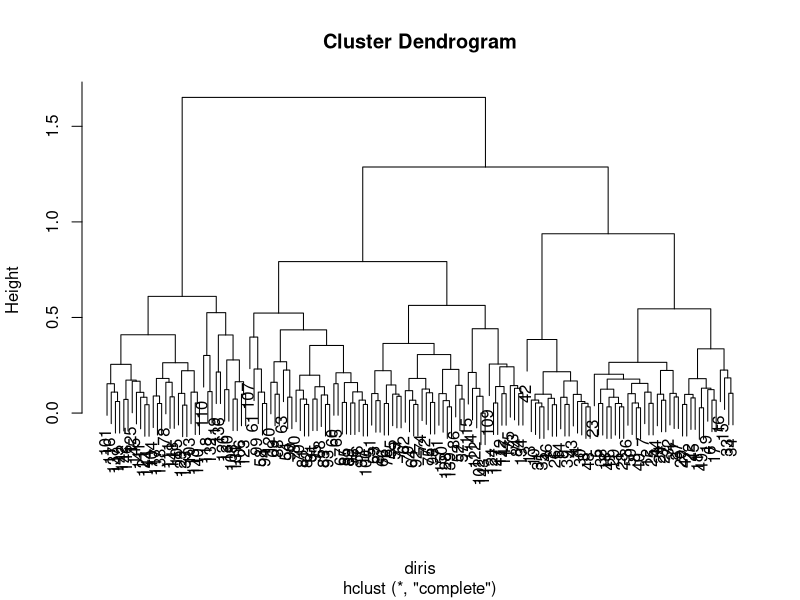
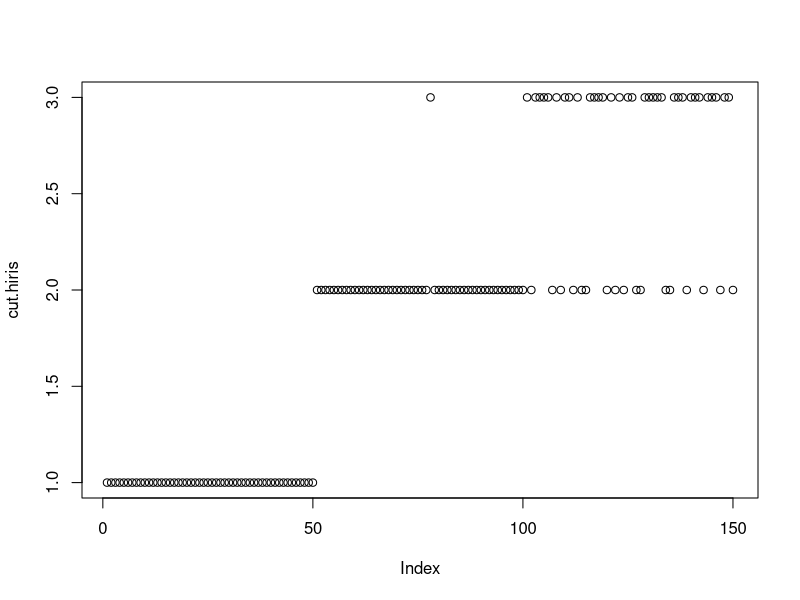

The R script that drew these images, in order:
#  Course          : CS 513
#  First Name      : Zijing
#  Last Name       : Huang
#  Id              : 10414952
#  purpose         : apply HCluster to iris dataset

# Load the IRIS dataset
rm(list=ls())

data(iris)

# normalize the data
mmnorm<-function(x){
  z<-((x-min(x))/(max(x)-min(x)))
  return(z)  
}

data <- iris[,1:4]

data.normalized<-as.data.frame(lapply(data, mmnorm))

diris<-dist(data.normalized)
# diris<-dist(data)

# modeling
hiris<-hclust(diris)
plot(hiris)

# categorize the iris data into three (3) clusters
cut.hiris <- cutree(hiris, k=3) 
plot(cut.hiris)

# Tabulate the clustered rows against Species
table(cut.hiris, iris$Species)   

